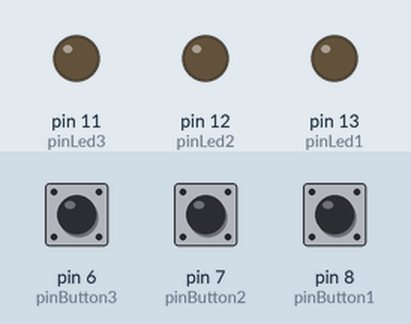
A sketch run on a simulated Arduino Uno, built with avr-gcc and run on an emulated ATmega328P. On the bench: output pins drawn as LEDs (lit = HIGH). The inputs (shaded band) are chosen by the test bench; at power-on: pin 6 (pinButton3) HIGH, pin 7 (pinButton2) HIGH, pin 8 (pinButton1) HIGH.

Above: at 1.2 s.
1.3 s: pin 6 (pinButton3) pulled LOW for 0.15 s
At 1.37 s:
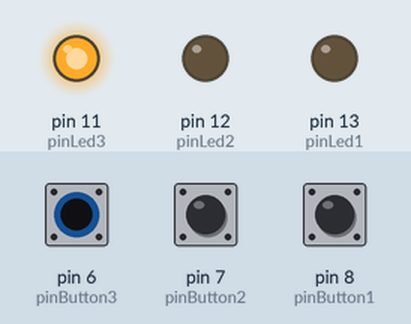
2.9 s: pin 7 (pinButton2) pulled LOW for 0.15 s
At 2.97 s:
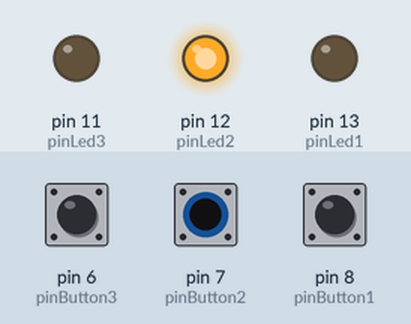
4.5 s: pin 8 (pinButton1) pulled LOW for 0.15 s
At 4.57 s:
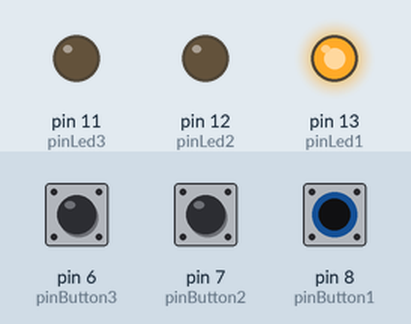
6.1 s: pin 8 (pinButton1) pulled LOW for 3.2 s
At 10.4 s:
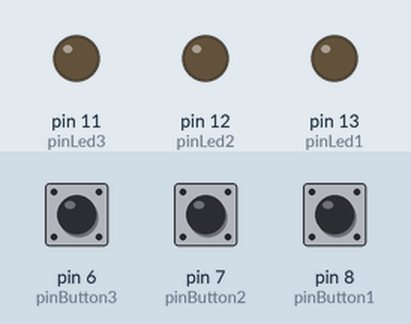
10.8 s: pin 6 (pinButton3) pulled LOW for 3.2 s
At 11.6 s:
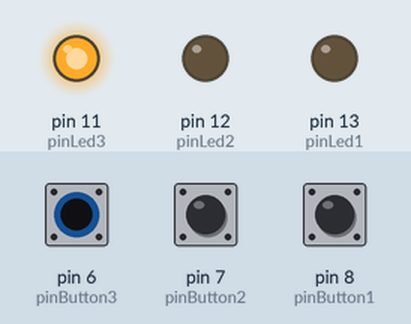
15.5 s: pin 6 (pinButton3) driven LOW and pin 7 (pinButton2) driven LOW
At 16.4 s:
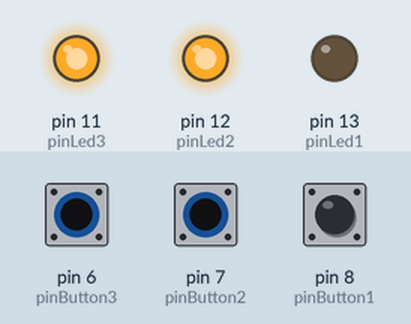
Timing chart, 0 to 18.0 s (numbered marks = the images above; inputs shaded):
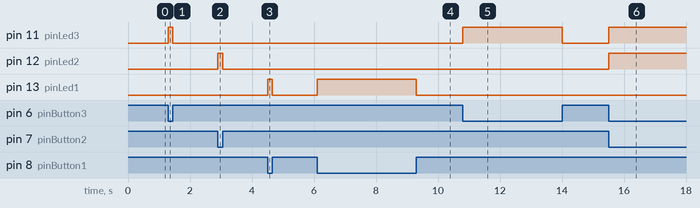

Measured:
- after the input at 1.3 s, pin 11 (pinLed3): LOW → HIGH at once, → LOW 0.15 s later
- after the input at 2.9 s, pin 12 (pinLed2): LOW → HIGH at once, → LOW 0.15 s later
- after the input at 4.5 s, pin 13 (pinLed1): LOW → HIGH at once, → LOW 0.15 s later
- after the input at 6.1 s, pin 13 (pinLed1): LOW → HIGH at once, → LOW 3.2 s later
- after the input at 10.8 s, pin 11 (pinLed3): LOW → HIGH at once, → LOW 3.2 s later
- after the input at 15.5 s, pin 11 (pinLed3), pin 12 (pinLed2): LOW → HIGH at once

The sketch:

lettura_ingressi.ino
```cpp
//pin a cui sono collegati i led
const byte pinLed1 = 13;
const byte pinLed2 = 12;
const byte pinLed3 = 11;

//pin a cui è collegato il pulsante
const byte pinButton1 = 8;
const byte pinButton2 = 7;
const byte pinButton3 = 6;

void setup() {
  //setto i pin come uscite
  pinMode(pinLed1, OUTPUT);
  pinMode(pinLed2, OUTPUT);
  pinMode(pinLed3, OUTPUT);
  //setto il pin come ingresso
  pinMode(pinButton1, INPUT_PULLUP);
  pinMode(pinButton2, INPUT_PULLUP);
  pinMode(pinButton3, INPUT_PULLUP);
}

void loop() {
  if(digitalRead(pinButton1) != true){
    digitalWrite(pinLed1, HIGH);
  }
  else{
    digitalWrite(pinLed1, LOW);
  }

  if(digitalRead(pinButton2) != true){
    digitalWrite(pinLed2, HIGH);
  }
  else{
    digitalWrite(pinLed2, LOW);
  }

  if(digitalRead(pinButton3) != true){
    digitalWrite(pinLed3, HIGH);
  }
  else{
    digitalWrite(pinLed3, LOW);
  }
}
```
